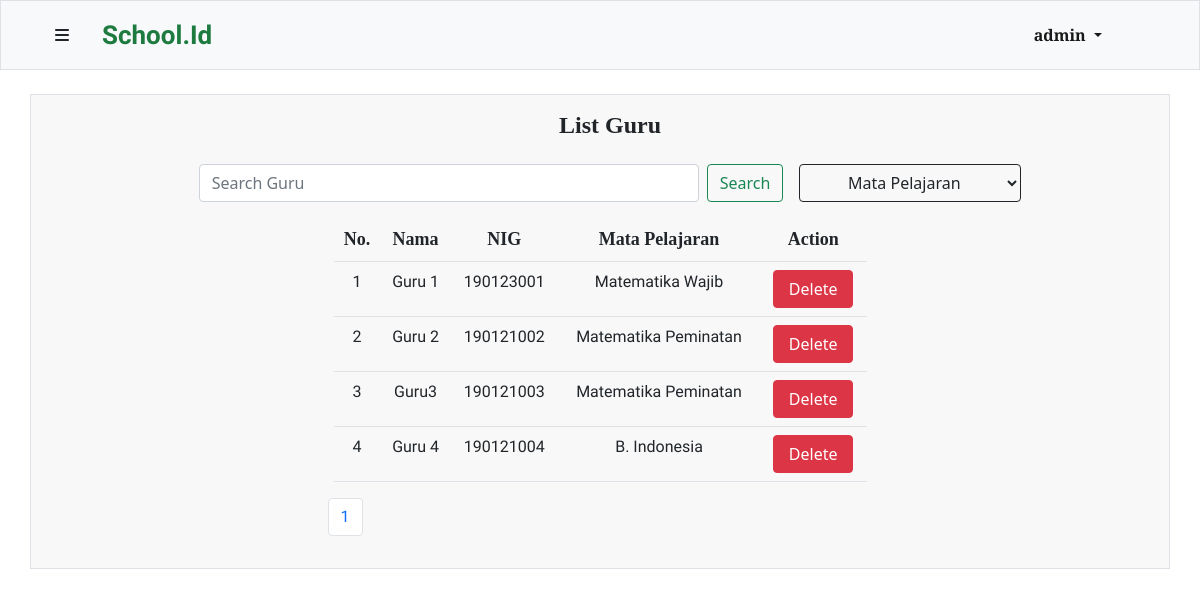
The app's page /php/guru.php (signed in), older data.
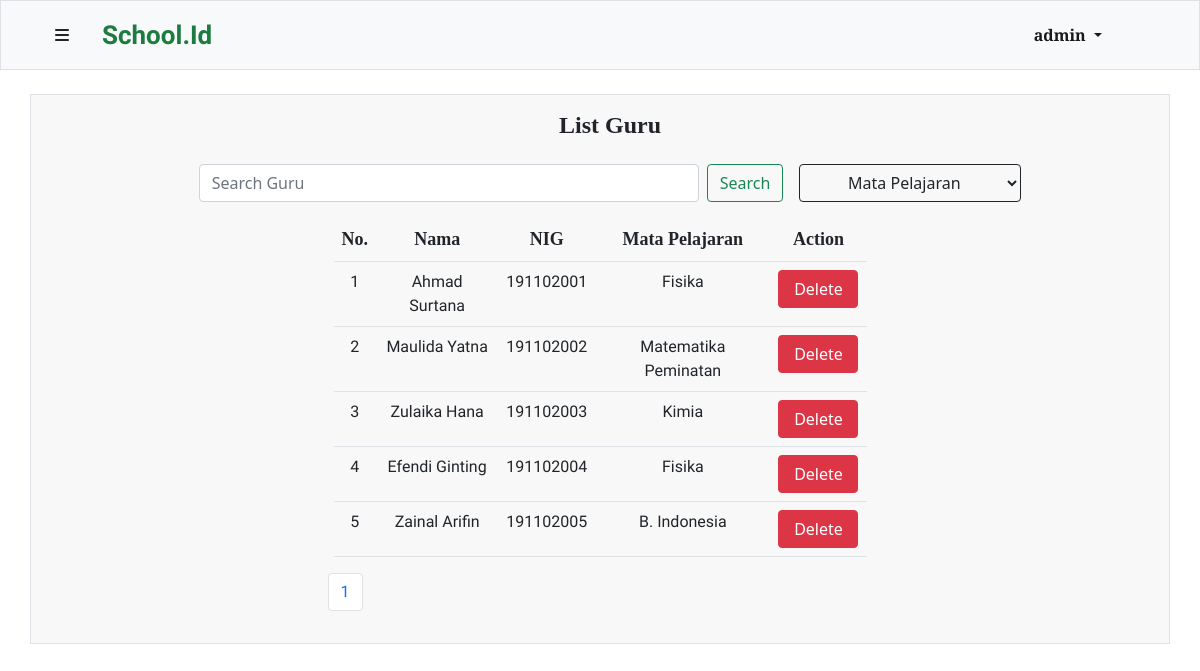
The same page, newer data.
### tables this page shows
CREATE TABLE `user` (
  `id` int(10) UNSIGNED NOT NULL,
  `username` varchar(100) NOT NULL,
  `password` varchar(200) NOT NULL,
  `email` varchar(200) NOT NULL,
  `status` enum('ADMIN','GURU','SISWA') DEFAULT NULL,
  `Created_at` timestamp NOT NULL DEFAULT current_timestamp()
);

CREATE TABLE `guru` (
  `id` int(10) UNSIGNED NOT NULL,
  `nama_guru` varchar(200) NOT NULL,
  `NIG` char(9) NOT NULL,
  `mapel_id` int(10) UNSIGNED NOT NULL,
  `user_id` int(10) UNSIGNED NOT NULL
);

CREATE TABLE `mapel` (
  `id` int(10) UNSIGNED NOT NULL,
  `nama_mapel` varchar(200) NOT NULL,
  `Created_at` timestamp NOT NULL DEFAULT current_timestamp()
);

### php/function.php (called while the page is built, shortened)
<?php
$connection = mysqli_connect("localhost","root","","tubes");
function show($query) {
    global $connection;
    $box = [];
    $result = mysqli_query($connection, $query);
    while($row = mysqli_fetch_assoc($result)) {
        $box[] = $row;
    }
    return $box;
}
?>

### php/guru.php (the view, shortened to what this page needs)
<?php
require 'function.php';
$totalData = count(show("SELECT guru.id as id, guru.nama_guru as nama, guru.NIG as nig, mapel.nama_mapel as mapel FROM guru JOIN mapel ON guru.mapel_id = mapel.id ")) ;
$dataPerhalaman = 5;
$jumlahHalaman = ceil($totalData/$dataPerhalaman);
if (isset($_GET["page"])) {
    $halamanAktif = $_GET["page"];
} else {
    $halamanAktif = 1;
}
$dataAwal = ($halamanAktif * $dataPerhalaman) - $dataPerhalaman;
$guru = show("SELECT guru.id as id, guru.nama_guru as nama, guru.NIG as nig, mapel.nama_mapel as mapel FROM guru JOIN mapel ON guru.mapel_id = mapel.id LIMIT $dataAwal, $dataPerhalaman ");
$i = $dataAwal + 1;
?>
<!DOCTYPE html>
<html lang="en">
<head>
    <link href="https://cdn.jsdelivr.net/npm/bootstrap@5.1.3/dist/css/bootstrap.min.css" rel="stylesheet">
    <link rel="stylesheet" href="style/navbar.css">
    <link rel="stylesheet" href="style/template.css">
</head>
<body>
    <?php include 'navbar.php' ?>
<div class="container my-4 px-4 py-3 table-data border">
    <div class="table-title">
        <h4>List Guru</h4>
    </div>
    <form class="d-flex search my-3 mx-auto" method="POST">
            <input class="form-control me-2" type="search" placeholder="Search Guru" aria-label="Search" name="keyword" autocomplete="off">
            <button class="btn btn-outline-success" type="submit" name="find">Search</button>
        <select class="btn ms-3 btn-outline-dark" name="filter" id="">
            <option value="">Mata Pelajaran</option>
        </select>
    </form>
    <div class="container-fluid mt-3">
        <table class="mx-auto table">
        <tr class="thead">
            <td class="table-header">No. </td>
            <td class="table-header">Nama</td>
            <td class="table-header">NIG</td>
            <td class="table-header">Mata Pelajaran</td>
            <?php if(isset($_SESSION["admin"])) : ?>
                    <td class="table-header">Action</td>
                <?php endif ; ?>
        </tr>
        <?php foreach($guru as $gru) : ?>
        <tr class="tbody">
            <td class="table-body"><?=$i?></td>
            <td class="table-body"><?=$gru["nama"] ?></td>
            <td class="table-body"><?=$gru["nig"]?></td>
            <td class="table-body"><?=$gru["mapel"]?></td>
            <?php if(isset($_SESSION["admin"])) : ?>
                <td>
                  <button type="button" class="btn btn-danger" data-bs-toggle="modal" data-bs-target="#delete<?=$gru["id"]?>">
                    Delete
                  </button>
                </td>
            <?php endif; ?>
        </tr>
    <?php $i++ ?>
    <?php endforeach ; ?>
        </table>
    </div>
     <?php include 'pagination.php' ?>
</div>
</body>
</html>

### php/navbar.php (shortened to what this page needs)
<?php
$connection = mysqli_connect("localhost","root","","tubes");
$id = $_SESSION["userID"];
if(isset($_SESSION["admin"])) {
    $admin = mysqli_query($connection, "SELECT username FROM user WHERE id = $id");
    $data = mysqli_fetch_assoc($admin);
}
?>
    <nav class="navbar navbar-expand-lg navbar-light bg-light container-fluid border sticky-top">
        <div class="container navbar-head">
         <div class="logo">
            <button class="btn" type="button" data-bs-toggle="offcanvas" data-bs-target="#offcanvasRight" aria-controls="offcanvasRight"><i class="fas fa-bars"></i></button>
            <?php if(isset($_SESSION["admin"])) : ?>
                <a class="navbar-brand" href="admin.php">School.Id</a>
            <?php else : ?>
                <a class="navbar-brand" href="dashboard.php">School.Id</a>
            <?php endif ; ?>
         </div>
          <div class="login-register collapse navbar-collapse" id="navbarSupportedContent">
            <ul class="navbar-nav me-auto mb-2 mb-lg-0">
              <li class="nav-item dropdown">
                <a class="nav-link dropdown-toggle active me-5" href="" id="navbarDropdown" role="button" data-bs-toggle="dropdown" aria-expanded="false">
                    <?php if(isset($_SESSION["admin"])) : ?>
                         <?=$data["username"] ; ?>
                    <?php elseif($_SESSION["member"] === "siswa") :?>
                        <?=$data["nama_siswa"] ; ?>
                    <?php else :?>
                        <?=$data["nama_guru"] ; ?>
                    <?php endif ; ?>
                </a>
              </li>
            </ul>
          </div>
        </div>
    </nav>

### php/pagination.php (shortened to what this page needs)
<div class="my-3">
    <nav aria-label="Page navigation example" class="mx-auto new-pagination">
    <ul class="pagination">
        <?php for($j=1; $j <= $jumlahHalaman; $j++) : ?>
        <?php if($j == $halamanAktif) : ?>
                  <li class="page-item"><a class="page-link" href="?page=<?=$j?>"><?=$j?></a></li>
        <?php else : ?>
                  <li class="page-item"><a class="page-link text-dark" href="?page=<?=$j?>"><?=$j?></a></li>
        <?php endif ; ?>
        <?php endfor ; ?>
    </ul>
    </nav>
</div>

### php/style/navbar.css (style rules this page uses)
* { margin: 0; padding: 0; box-sizing: border-box; }
.navbar { background-color: #f8f8f8; height: 70px; }
.navbar-brand { text-align: center; font-weight: 900 !important; font-size : 26px; margin: 0; padding: 0 20px; font-family: 'Dancing Script'; color: #1E7B40 !important; }
.navbar .logo { display: flex; text-align: center; }
.navbar .login-register { flex-grow: 0; font-family: 'Merriweather'; font-weight: bolder; }

### php/style/template.css (style rules this page uses)
* { margin: 0; padding: 0; box-sizing: border-box; }
.d-flex { align-items: center; justify-content: center; }
form { margin: 0 20px; }
.table-data { background-color: #f8f8f8; }
.search .form-control { margin: 0 20px; }
.form-control { max-width: 500px; width: 100%; }
.table-data table { width: 50%; text-align: center; }
.table-data .table-title { display: flex; justify-content: center; }
.table-data .table-title h4 { margin-left :20px; text-align: center; font-family: 'Merriweater'; font-weight: 900; }
.table-data table button { width: 80px; }
.table-data .thead { font-family: 'Merriweater', serif !important; font-weight: bold; font-size: 18px; }
th, td { padding: 10px 5px; }
.table-data .table-body { font-family: 'Roboto Condensed', sans-serif;; }
.new-pagination { width: 50% !important; font-family: 'Roboto Condensed'; }

Row changes from the older to the newer data that the page shows:
removed guru: nama_guru "Guru 1", NIG "190123001", mapel.nama_mapel "Matematika Wajib"
removed guru: nama_guru "Guru 2", NIG "190121002", mapel.nama_mapel "Matematika Peminatan"
removed guru: nama_guru "Guru3", NIG "190121003", mapel.nama_mapel "Matematika Peminatan"
removed guru: nama_guru "Guru 4", NIG "190121004", mapel.nama_mapel "B. Indonesia"
added guru: nama_guru "Ahmad Surtana", NIG "191102001", mapel.nama_mapel "Fisika"
added guru: nama_guru "Maulida Yatna", NIG "191102002", mapel.nama_mapel "Matematika Peminatan"
added guru: nama_guru "Zulaika Hana", NIG "191102003", mapel.nama_mapel "Kimia"
added guru: nama_guru "Efendi Ginting", NIG "191102004", mapel.nama_mapel "Fisika"
added guru: nama_guru "Zainal Arifin", NIG "191102005", mapel.nama_mapel "B. Indonesia"
